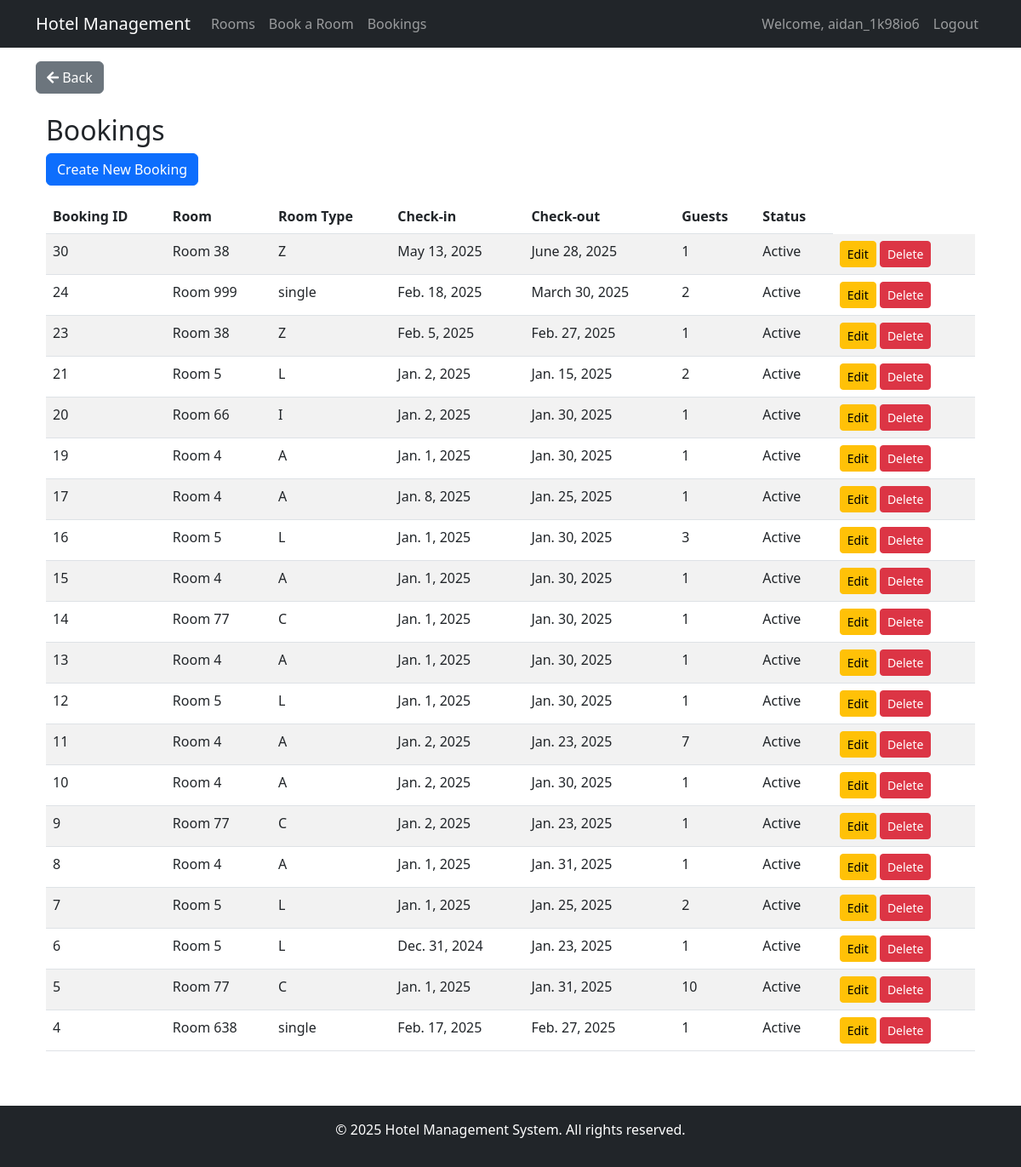
/bookings/ (signed in), run on an earlier commit of the app's database.
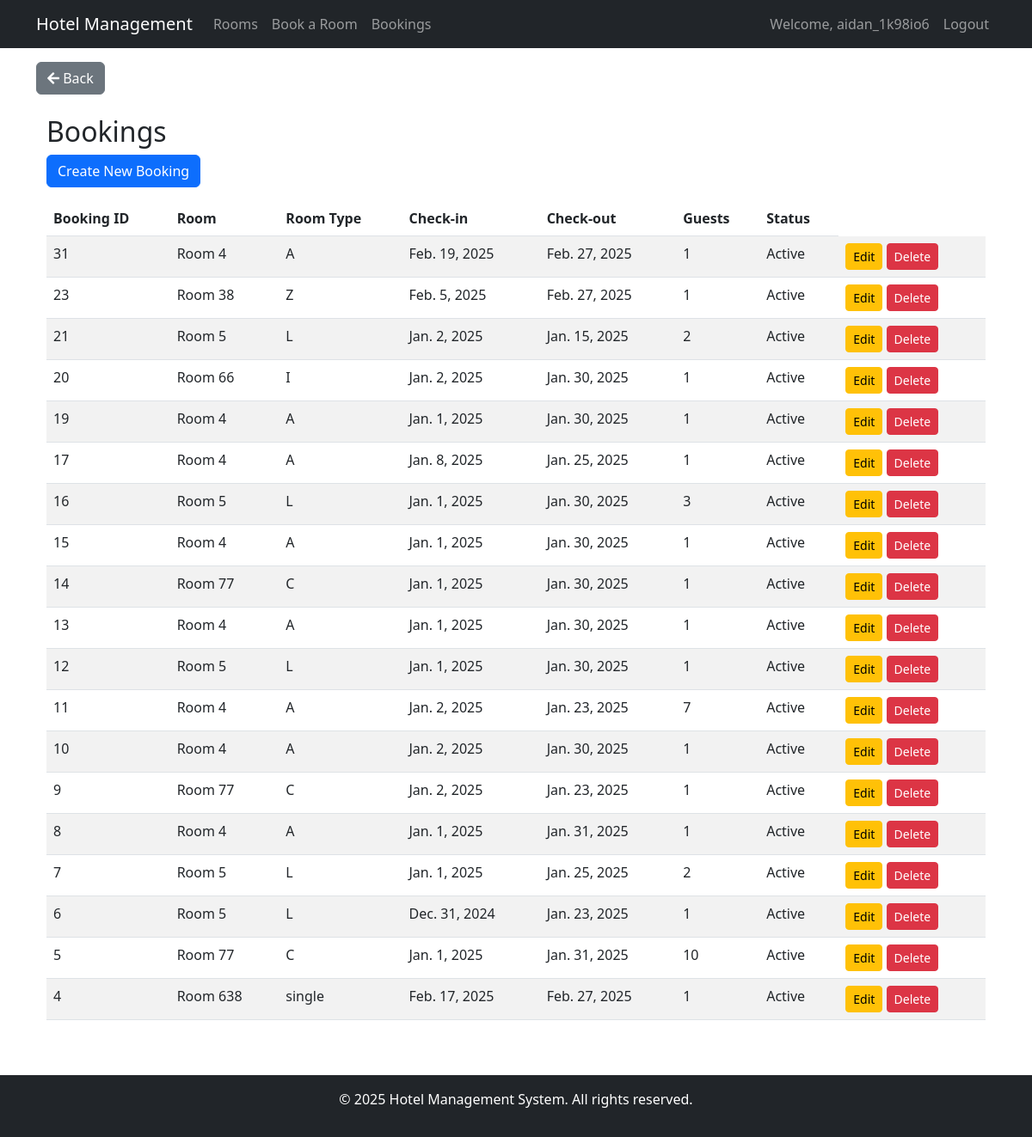
And on a later commit of the database.
### hotel_app/models.py (models this page shows, shortened)
class Booking(models.Model):
    guest = models.ForeignKey(User, on_delete=models.CASCADE, null=True, blank=True)
    room = models.ForeignKey(Room, on_delete=models.CASCADE)
    check_in = models.DateField()
    check_out = models.DateField()
    guests = models.IntegerField()
    special_requests = models.TextField(blank=True, null=True)
    created_at = models.DateTimeField(default=timezone.now)

class Room(models.Model):
    ROOM_TYPES = [
        ('single', 'Single'),
        ('double', 'Double'),
        ('suite', 'Suite'),
        ('deluxe', 'Deluxe'),
    ]
    number = models.CharField(max_length=10, unique=True)
    room_type = models.CharField(max_length=50, choices=ROOM_TYPES)
    capacity = models.IntegerField()
    price = models.DecimalField(max_digits=10, decimal_places=2)
    description = models.TextField()
    is_available = models.BooleanField(default=True)
    class Meta:
        ordering = ['number']

### hotel_app/views.py (the view)
# urls.py: path('bookings/', views.booking_list, name='booking_list'),  # Booking list view
@login_required
def booking_list(request):
    referer = request.META.get('HTTP_REFERER', '')
    deletion_time = request.session.get('booking_deleted_time')
    is_back_button = request.headers.get('Sec-Fetch-Site') == 'none'
    if (deletion_time and
        '/bookings/delete/' in referer and
        is_back_button):
        messages.error(request, 'The booking you were viewing no longer exists.')
        del request.session['booking_deleted_time']
    bookings = Booking.objects.filter(guest=request.user).order_by('-created_at')
    context = {
        'bookings': bookings,
    }
    return render(request, 'hotel_app/booking_list.html', context)

### hotel_app/templates/hotel_app/booking_list.html (shortened to what this page needs)
{% extends 'hotel_app/base.html' %}
{% block content %}
<div class="container mt-4">
    <h2>Bookings</h2>
    <a href="{% url 'create_booking' %}" class="btn btn-primary mb-3">Create New Booking</a>
    {% if bookings %}
        <div class="table-responsive">
            <table class="table table-striped">
                <thead>
                    <tr>
                        <th>Booking ID</th>
                        <th>Room</th>
                        <th>Room Type</th>
                        <th>Check-in</th>
                        <th>Check-out</th>
                        <th>Guests</th>
                        <th>Status</th>
                    </tr>
                </thead>
                <tbody>
                    {% for booking in bookings %}
                    <tr>
                    <td>{{ booking.id }}</td>
                    <td>Room {{ booking.room.number }}</td>
                    <td>{{ booking.room.room_type }}</td>
                    <td>{{ booking.check_in }}</td>
                    <td>{{ booking.check_out }}</td>
                    <td>{{ booking.guests }}</td>
                    <td>
                        {% if booking.check_in > today %}
                            Upcoming
                        {% elif booking.check_out < today %}
                            Completed
                        {% else %}
                            Active
                        {% endif %}
                    </td>
                    <td class="text-right">
                        <a href="{% url 'edit_booking' booking.id %}" class="btn btn-warning btn-sm">Edit</a>
                        <a href="{% url 'delete_booking' booking.id %}" class="btn btn-danger btn-sm">Delete</a>
                    </td>
                    </tr>
                    {% endfor %}
                </tbody>
            </table>
        </div>
    {% else %}
        <p>No bookings found.</p>
    {% endif %}
</div>
{% endblock %}

What changed in the data, as far as the page shows it:
removed Booking: id "30", room.number "38", room.room_type "Z", check_in "May 13, 2025", check_out "June 28, 2025", guests "1", shows "Active"
removed Booking: id "24", room.number "999", room.room_type "single", check_in "Feb. 18, 2025", check_out "March 30, 2025", guests "2", shows "Active"
added Booking: id "31", room.number "4", room.room_type "A", check_in "Feb. 19, 2025", check_out "Feb. 27, 2025", guests "1", shows "Active"
